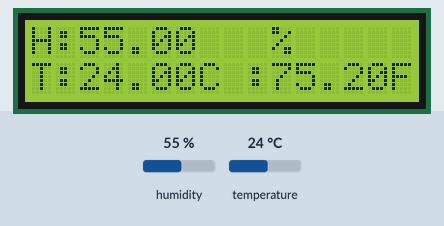
A sketch run on a simulated Arduino Uno, built with avr-gcc and run on an emulated ATmega328P. On the bench: 16×2 character LCD. Inputs (shaded band) come from the test bench; at power-on: humidity 55 %, temperature 24 °C. What the sketch prints to the serial monitor is not drawn.

Above: at 1.2 s.
1.3 s: humidity set to 22 %
At 2.4 s:
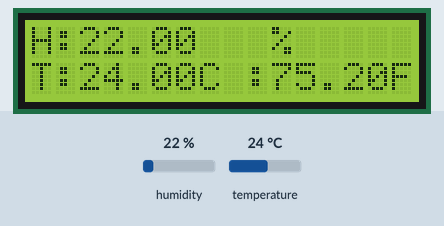
4.1 s: temperature set to 12 °C
At 4.52 s:
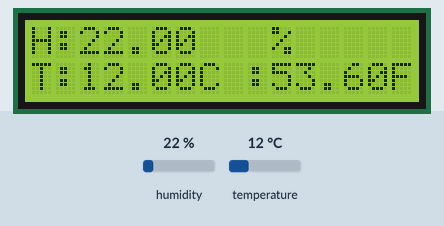
6.9 s: humidity set to 40 %
At 8.74 s:
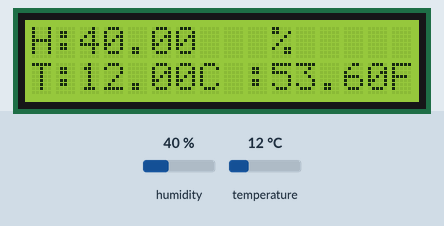
10.0 s: temperature set to 19 °C
At 10.85 s:
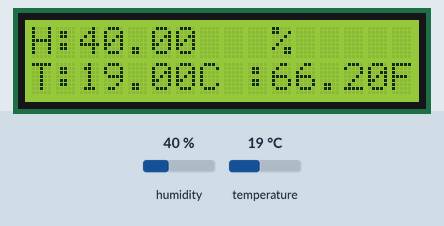
Timing chart, 0 to 13.0 s (numbered marks = the images above; inputs shaded):
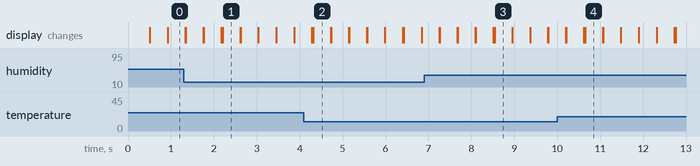

Measured:
- after the input at 1.3 s, the display: first differs from a run without the input after 0.90 s (image 1)
- after the input at 4.1 s, the display: first differs from a run without the input after 0.22 s (image 2)
- after the input at 6.9 s, the display: first differs from a run without the input after 1.6 s (image 3)
- after the input at 10.0 s, the display: first differs from a run without the input after 0.65 s (image 4)
- what the display in image 1 shows lasts 0.4 s, from 2.2 s to 2.6 s

The sketch:

humidtemplcd.ino
```cpp
#include <LiquidCrystal.h>
#include <DHT.h>

#define Type DHT11
int spin=2;
DHT HT(spin,Type);
float humidity;
float tempC;
float tempF;
int st=500;

int rs=7;
int en=8;
int d4=9;
int d5=10;
int d6=11;
int d7=12;
LiquidCrystal lcd(rs,en,d4,d5,d6,d7);

int dt=200;
int num=1;

void setup() {
  Serial.begin(9600);
  HT.begin();
  lcd.begin(16,2);
}

void loop() {
  humidity=HT.readHumidity();
  tempC=HT.readTemperature();
  tempF=HT.readTemperature(true);

  Serial.print("Humidity: ");
  Serial.print(humidity);
  Serial.print("%");
  Serial.print(" ");
  Serial.print("Temp: ");
  Serial.print(tempC);
  Serial.print(" C :");
  Serial.print(tempF);
  Serial.println(" F");

  lcd.setCursor(0,0);
  lcd.print("H:");
  lcd.println(humidity);
  lcd.print(" %");

  lcd.setCursor(0,1);
  lcd.print("T:");
  lcd.print(tempC);
  lcd.print("C :");
  lcd.print(tempF);
  lcd.println("F");

  delay(dt);
  lcd.clear();

}
```
